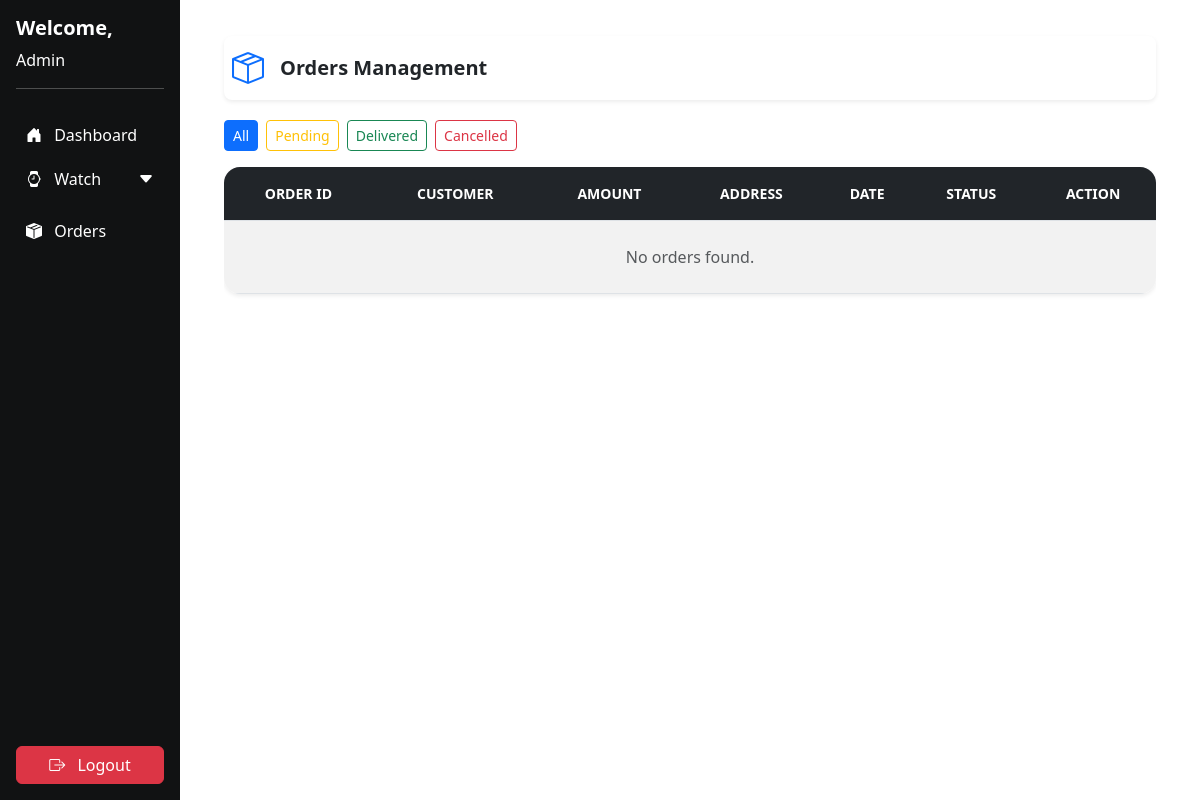
The app's page /admin/orders.php, older data.
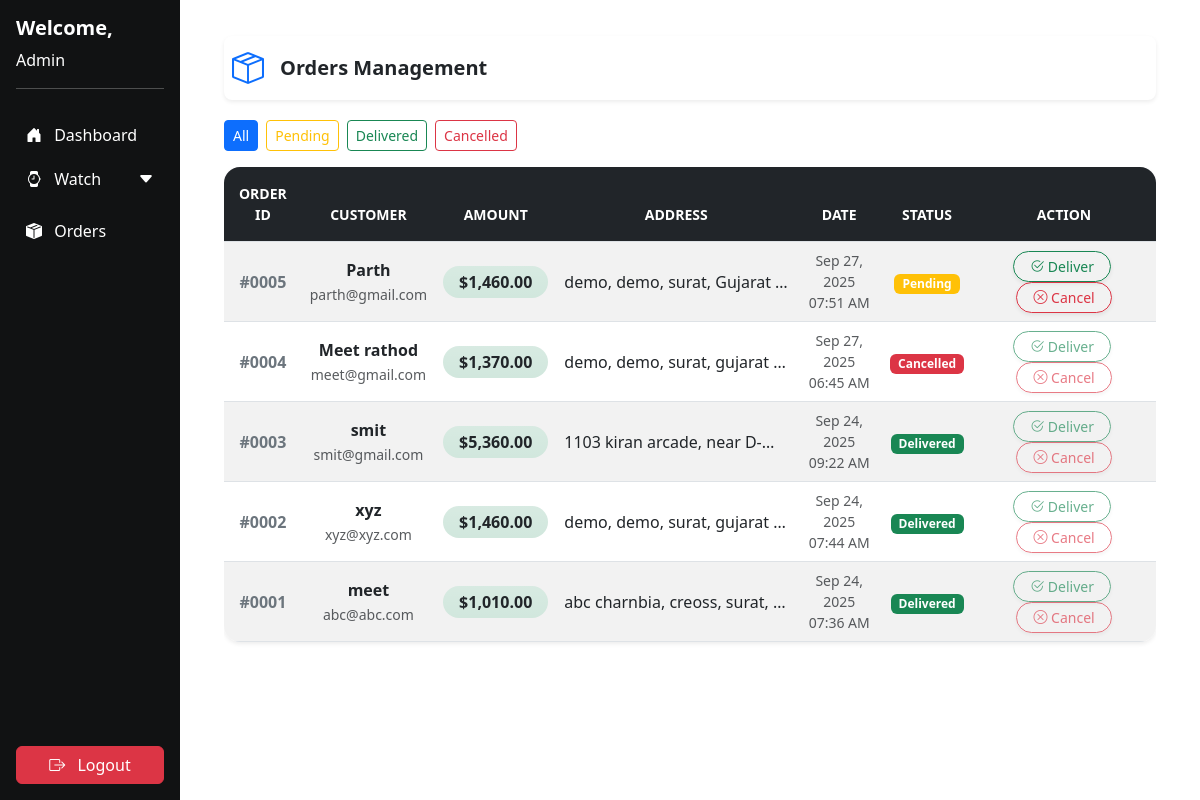
The same page, newer data.
### tables this page shows
CREATE TABLE `orders` (
  `id` int(11) NOT NULL,
  `user_email` varchar(50) NOT NULL,
  `full_name` varchar(100) NOT NULL,
  `phone` varchar(20) NOT NULL,
  `address_line1` varchar(255) NOT NULL,
  `address_line2` varchar(255) DEFAULT NULL,
  `city` varchar(100) NOT NULL,
  `state` varchar(100) NOT NULL,
  `zip` varchar(20) NOT NULL,
  `country` varchar(100) NOT NULL,
  `subtotal` decimal(10,2) NOT NULL,
  `shipping` decimal(10,2) NOT NULL,
  `total` decimal(10,2) NOT NULL,
  `created_at` timestamp NOT NULL DEFAULT current_timestamp(),
  `status` varchar(20) NOT NULL DEFAULT 'Pending'
);

### admin/orders.php (the view, shortened to what the changed rows need)
<?php
require_once __DIR__ . '/../includes/db_connection.php';
$orders = [];
$filterStatus = isset($_GET['status']) ? trim($_GET['status']) : '';
$allowedStatus = ['Pending','Delivered','Cancelled'];
if ($filterStatus !== '' && in_array($filterStatus, $allowedStatus, true)) {
    $stmt = $conn->prepare("SELECT id, user_email, full_name, phone, address_line1, address_line2, city, state, zip, country, subtotal, shipping, total, created_at, status FROM orders WHERE status = ? ORDER BY id DESC");
    $stmt->bind_param('s', $filterStatus);
    $stmt->execute();
    $ordersRes = $stmt->get_result();
} else {
    $ordersRes = $conn->query("SELECT id, user_email, full_name, phone, address_line1, address_line2, city, state, zip, country, subtotal, shipping, total, created_at, status FROM orders ORDER BY id DESC");
}
if ($ordersRes) {
    while ($row = $ordersRes->fetch_assoc()) {
        $orders[] = $row;
    }
}
?>
<!DOCTYPE html>
<html lang="en">
<head>
</head>
<body>
  <?php require('../includes/sidebar.php'); ?>
  <div class="main-content">
    <div class="container-fluid">
      <div class="table-responsive">
        <table class="table align-middle text-center shadow-sm rounded-4 overflow-hidden table-striped">
          <thead class="bg-light border-bottom table-dark tbl">
            <tr class="text-uppercase text-muted small">
              <th scope="col" class="py-3">Order ID</th>
              <th scope="col" class="py-3">Customer</th>
              <th scope="col" class="py-3">Amount</th>
              <th scope="col" class="py-3">Address</th>
              <th scope="col" class="py-3">Date</th>
              <th scope="col" class="py-3">Status</th>
              <th scope="col" class="py-3">Action</th>
            </tr>
          </thead>
          <tbody>
          <?php if (empty($orders)): ?>
            <tr>
              <td colspan="7" class="text-center text-muted py-4">No orders found.</td>
            </tr>
          <?php else: ?>
            <?php foreach ($orders as $o): ?>
              <tr class="align-middle table-row-hover">
                <td class="fw-bold text-secondary">#<?php echo str_pad((int)$o['id'], 4, '0', STR_PAD_LEFT); ?></td>
                <td>
                  <div class="fw-semibold text-dark"><?php echo htmlspecialchars($o['full_name'] ?: 'Unknown User'); ?></div>
                  <small class="text-muted"><?php echo htmlspecialchars($o['user_email']); ?></small>
                </td>
                <td>
                  <span class="badge rounded-pill bg-gradient bg-success-subtle text-dark px-3 py-2 fs-6">
                    $<?php echo number_format((float)$o['total'], 2); ?>
                  </span>
                </td>
                <td class="text-truncate" style="max-width: 200px;">
                  <?php
                    $addr = $o['address_line1'];
                    if (!empty($o['address_line2'])) { $addr .= ', ' . $o['address_line2']; }
                    $addr .= ', ' . $o['city'] . ', ' . $o['state'] . ' ' . $o['zip'] . ', ' . $o['country'];
                    echo htmlspecialchars($addr);
                  ?>
                </td>
                <td class="text-muted small">
                  <?php echo date('M d, Y', strtotime($o['created_at'])); ?><br>
                  <?php echo date('h:i A', strtotime($o['created_at'])); ?>
                </td>
                <td>
                  <?php
                    $status = $o['status'] ?: 'Pending';
                    $statusClass = '';
                    switch($status) {
                      case 'Pending': $statusClass = 'bg-warning'; break;
                      case 'Delivered': $statusClass = 'bg-success'; break;
                      case 'Cancelled': $statusClass = 'bg-danger'; break;
                    }
                  ?>
                  <span class="badge <?php echo $statusClass; ?> text-white px-2 py-1">
                    <?php echo htmlspecialchars($status); ?>
                  </span>
                </td>
                <td>
                  <form action="update_order_status.php" method="post" class="d-inline me-1">
                    <button type="submit" class="btn btn-outline-success btn-sm rounded-pill px-3 shadow-sm"
                      <?php echo ($status==='Delivered' || $status==='Cancelled'?'disabled':''); ?>
                      <?php if($status==='Cancelled'): ?>title="Cannot deliver cancelled orders"<?php endif; ?>>
                      <i class="bi bi-check2-circle"></i> Deliver
                    </button>
                  </form>
                  <form action="update_order_status.php" method="post" class="d-inline">
                    <button type="submit" class="btn btn-outline-danger btn-sm rounded-pill px-3 shadow-sm"
                      <?php echo ($status==='Cancelled' || $status==='Delivered'?'disabled':''); ?>
                      <?php if($status==='Delivered'): ?>title="Cannot cancel delivered orders"<?php endif; ?>>
                      <i class="bi bi-x-circle"></i> Cancel
                    </button>
                  </form>
                </td>
              </tr>
            <?php endforeach; ?>
          <?php endif; ?>
          </tbody>
        </table>
      </div>
    </div>
  </div>
  <link rel="stylesheet" href="https://cdn.jsdelivr.net/npm/sweetalert2@11/dist/sweetalert2.min.css">
</body>
</html>

Row changes from the older to the newer data that the page shows:
added orders: id "0005", full_name "Parth", user_email "parth@gmail.com", total "1,460.00", addr "demo, demo, surat, Gujarat…", created_at "Sep 27, 2025", created_at "07:51 AM", status "Pending"
added orders: id "0004", full_name "Meet rathod", user_email "meet@gmail.com", total "1,370.00", addr "demo, demo, surat, gujarat…", created_at "Sep 27, 2025", created_at "06:45 AM", status "Cancelled"
added orders: id "0003", full_name "smit", user_email "smit@gmail.com", total "5,360.00", addr "1103 kiran arcade, near D-…", created_at "Sep 24, 2025", created_at "09:22 AM", status "Delivered"
added orders: id "0002", full_name "xyz", user_email "xyz@xyz.com", total "1,460.00", addr "demo, demo, surat, gujarat…", created_at "Sep 24, 2025", created_at "07:44 AM", status "Delivered"
added orders: id "0001", full_name "meet", user_email "abc@abc.com", total "1,010.00", addr "abc charnbia, creoss, surat,…", created_at "Sep 24, 2025", created_at "07:36 AM", status "Delivered"
Text that changed along with them:
text no longer shown: "No orders found."
